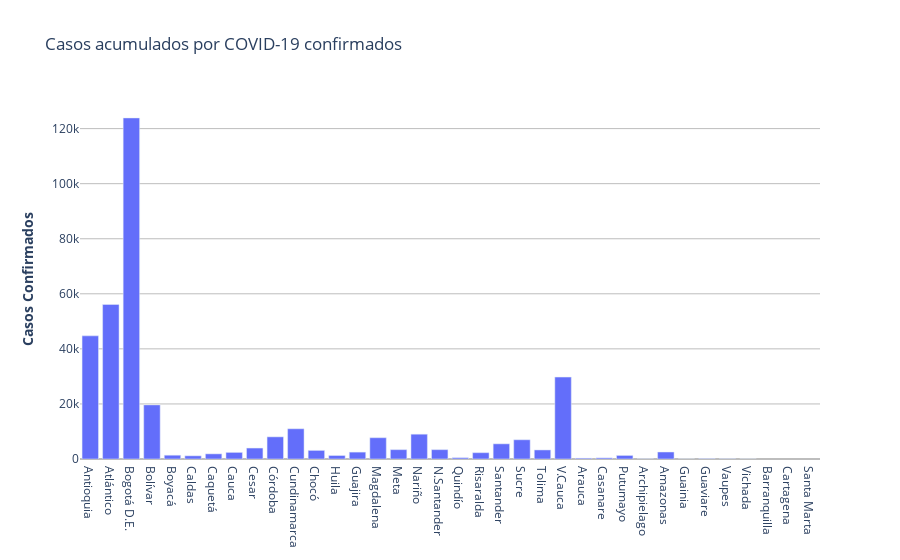

The notebook cell saved with this chart:
### Code cell
fig = go.Figure([go.Bar(x=df_covid_depf2['Departamentos'], y=df_covid_depf2['casos_x'])])

fig.update_layout(
    title_text="Casos acumulados por COVID-19 confirmados", 
    paper_bgcolor='rgba(0,0,0,0)',
    plot_bgcolor='rgba(0,0,0,0)',
   
)

fig.update_yaxes(title_text="<b>Casos Confirmados</b>",gridcolor='#bdbdbd',zerolinecolor='#bdbdbd')
fig.show()

### Figure 1 — Plotly figure (JSON) as saved in the notebook; plotly's stock layout.template omitted (floating-point values rounded to 4 significant figures)
{"data": [{"type": "bar", "x": ["Antioquia", "Atlántico", "Bogotá D.E.", "Bolívar", "Boyacá", "Caldas", "Caquetá", "Cauca", "Cesar", "Córdoba", "Cundinamarca", "Chocó", "Huila", "Guajira", "Magdalena", "Meta", "Nariño", "N.Santander", "Quindío", "Risaralda", "Santander", "Sucre", "Tolima", "V.Cauca", "Arauca", "Casanare", "Putumayo", "Archipielago", "Amazonas", "Guainia", "Guaviare", "Vaupes", "Vichada", "Barranquilla", "Cartagena", "Santa Marta"], "y": [44730, 56118, 123875, 19657, 1376, 1158, 1868, 2392, 3979, 8046, 10978, 3125, 1271, 2504, 7731, 3393, 9006, 3393, 476, 2291, 5510, 6984, 3287, 29754, 305, 414, 1294, 45, 2537, 14, 125, 61, 13, null, null, null]}], "layout": {"paper_bgcolor": "rgba(0,0,0,0)", "plot_bgcolor": "rgba(0,0,0,0)", "title": {"text": "Casos acumulados por COVID-19 confirmados"}, "yaxis": {"gridcolor": "#bdbdbd", "title": {"text": "<b>Casos Confirmados</b>"}, "zerolinecolor": "#bdbdbd"}}}
